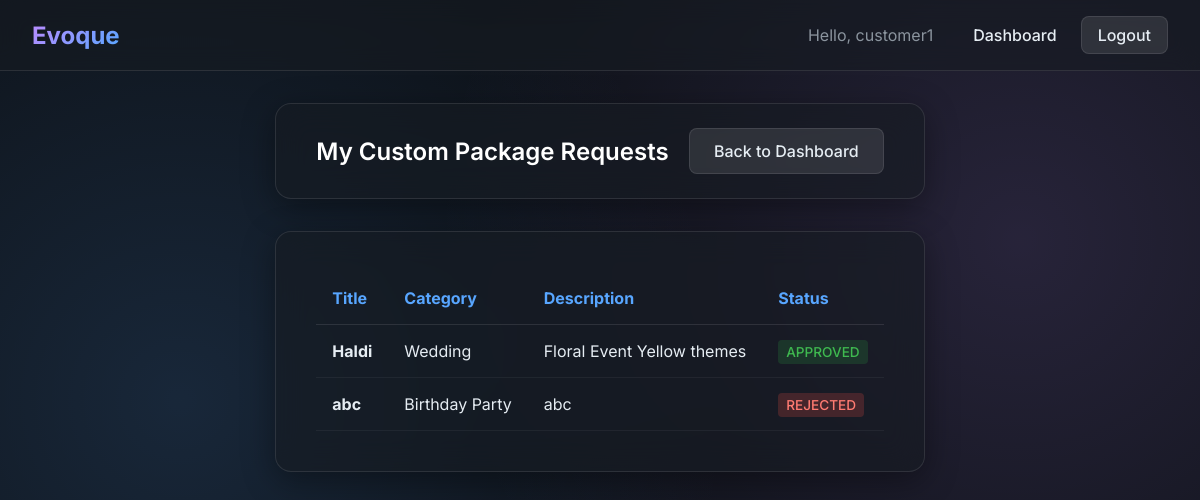
The page /customer/customPackagesRequest/ (signed in) on the database its author committed.
### core/models.py (models this page shows, shortened)
class CustomPackage(models.Model):
    customer=models.ForeignKey(
        User,
        on_delete=models.CASCADE,
        related_name= 'customRequests'
    )
    category=models.ForeignKey(
        Category,
        on_delete= models.CASCADE
    )
    title=models.CharField(max_length=100)
    description=models.TextField()
    expectedBudget=models.DecimalField(
        max_digits=10,
        decimal_places=2,
        null=True, blank=True
    )
    STATUS_CHOICES=(
        ('PENDING', 'Pending'),
        ('APPROVED', 'Approved'),
        ('REJECTED', 'Rejected'),
    )
    status=models.CharField(
        max_length=20,
        choices=STATUS_CHOICES,
        default='PENDING'
    )
    createdAt=models.DateTimeField(auto_now_add=True)

class Category(models.Model):
    name = models.CharField(max_length=100, unique=True)
    description = models.TextField(blank=True, null=True)
    status = models.BooleanField(default=True)

### core/views.py (the view)
# urls.py: path('customer/customPackagesRequest/',views.myCustomPackages, name='myCustomPackages'),
@login_required
def myCustomPackages(request):
    requests = CustomPackage.objects.filter(customer=request.user)
    return render(
        request,
        'CustomRequests.html',
        {'requests': requests}
    )

### core/templates/customRequests.html (shortened to what this page needs)
{% extends 'base.html' %}
{% block content %}
<div class="glass-panel" style="margin-bottom: 2rem; padding: 1.5rem 2.5rem; display: flex; justify-content: space-between; align-items: center;">
    <h2 style="margin: 0;">My Custom Package Requests</h2>
    <a href="{% url 'customerDashboard' %}" class="btn btn-secondary">Back to Dashboard</a>
</div>
<div class="glass-panel" style="overflow-x: auto;">
    {% if requests %}
    <table style="width: 100%; border-collapse: collapse; text-align: left;">
        <thead>
            <tr style="border-bottom: 1px solid var(--glass-border);">
                <th style="padding: 1rem; color: var(--primary-accent);">Title</th>
                <th style="padding: 1rem; color: var(--primary-accent);">Category</th>
                <th style="padding: 1rem; color: var(--primary-accent);">Description</th>
                <th style="padding: 1rem; color: var(--primary-accent);">Status</th>
            </tr>
        </thead>
        <tbody>
            {% for r in requests %}
            <tr style="border-bottom: 1px solid rgba(255,255,255,0.05); transition: background 0.2s;">
                <td style="padding: 1rem;"><strong>{{ r.title }}</strong></td>
                <td style="padding: 1rem;">{{ r.category.name }}</td>
                <td style="padding: 1rem;">{{ r.description }}</td>
                <td style="padding: 1rem;">
                    <span style="font-weight: 500; padding: 0.25rem 0.5rem; border-radius: 4px; font-size: 0.85rem;
                        {% if r.status == 'APPROVED' %}background: rgba(46,160,67,0.2); color: #3fb950;
                        {% elif r.status == 'PENDING' %}background: rgba(210,153,34,0.2); color: #e3b341;
                        {% elif r.status == 'REJECTED' %}background: rgba(248,81,73,0.2); color: #ff7b72;
                        {% endif %}">
                        {{ r.status }}
                    </span>
                </td>
            </tr>
            {% endfor %}
        </tbody>
    </table>
    {% else %}
    <div style="text-align: center; padding: 2rem;">
        <p style="margin-bottom: 1.5rem;">No custom package requests yet.</p>
        <a href="{% url 'customPackage' %}" class="btn btn-primary">Request Custom Package</a>
    </div>
    {% endif %}
</div>
{% endblock %}

### core/templates/base.html (shortened to what this page needs)
<!DOCTYPE html>
<html lang="en">
<head>
    {% load static %}
    <link rel="stylesheet" href="{% static 'css/styles.css' %}">
</head>
<body>
    <nav class="navbar">
        <a href="/" class="navbar-brand">Evoque</a>
        <div class="nav-links">
            {% if request.user.is_authenticated %}
                <span style="color: var(--text-muted); margin-right: 1rem;">Hello, {{ request.user.username }}</span>
                {% if request.user.is_superuser %}
                    <a href="{% url 'adminDashboard' %}">Admin Dashboard</a>
                {% elif request.user.userprofile.role == 'CUSTOMER' %}
                    <a href="{% url 'customerDashboard' %}">Dashboard</a>
                {% elif request.user.userprofile.role == 'PROVIDER' %}
                    <a href="{% url 'providerDashboard' %}">Dashboard</a>
                {% endif %}
                <a href="{% url 'logout' %}" class="btn btn-secondary" style="padding: 0.5rem 1rem;">Logout</a>
            {% else %}
                <a href="{% url 'login' %}">Login</a>
                <a href="{% url 'customerRegister' %}" class="btn btn-primary" style="padding: 0.5rem 1rem;">Sign Up</a>
            {% endif %}
        </div>
    </nav>
    <div class="container">
        {% block content %}{% endblock %}
    </div>
</body>
</html>

### static/css/styles.css (style rules this page uses)
:root { --bg-color: #0d1117; --text-color: #e6edf3; --text-muted: #8b949e; --primary-accent: #58a6ff; --secondary-accent: #bc8cff; --success: #2ea043; --danger: #f85149; --glass-bg: rgba(22, 27, 34, 0.6); --glass-border: rgba(255, 255, 255, 0.1); --glass-shadow: 0 8px 32px 0 rgba(0, 0, 0, 0.37); --font-family: 'Inter', sans-serif; }
* { box-sizing: border-box; margin: 0; padding: 0; }
body { font-family: var(--font-family); background-color: var(--bg-color); color: var(--text-color); min-height: 100vh; display: flex; flex-direction: column; background-image: radial-gradient(circle at 15% 50%, rgba(88, 166, 255, 0.15) 0%, transparent 50%), radial-gradient(circle at 85% 30%, rgba(188, 140, 255, 0.15) 0%, transparent 50%); background-attachment: fixed; }
.container { max-width: 1200px; margin: 0 auto; padding: 2rem; flex-grow: 1; display: flex; flex-direction: column; }
.glass-panel { background: var(--glass-bg); backdrop-filter: blur(16px); -webkit-backdrop-filter: blur(16px); border: 1px solid var(--glass-border); border-radius: 16px; box-shadow: var(--glass-shadow); padding: 2.5rem; transition: transform 0.3s ease, box-shadow 0.3s ease; }
h1, h2, h3, h4, h5, h6 { font-weight: 600; margin-bottom: 1rem; color: #ffffff; }
a { color: var(--primary-accent); text-decoration: none; transition: color 0.2s ease, text-shadow 0.2s ease; }
.btn { display: inline-block; font-weight: 500; text-align: center; white-space: nowrap; vertical-align: middle; cursor: pointer; border: 1px solid transparent; padding: 0.75rem 1.5rem; font-size: 1rem; border-radius: 8px; transition: all 0.2s ease-in-out; font-family: var(--font-family); text-decoration: none; }
.btn-secondary { color: var(--text-color); background: rgba(255, 255, 255, 0.1); border: 1px solid var(--glass-border); }
.navbar { display: flex; justify-content: space-between; align-items: center; padding: 1rem 2rem; background: var(--glass-bg); backdrop-filter: blur(12px); border-bottom: 1px solid var(--glass-border); position: sticky; top: 0; z-index: 1000; }
.navbar-brand { font-size: 1.5rem; font-weight: 700; background: linear-gradient(135deg, var(--secondary-accent), var(--primary-accent)); -webkit-background-clip: text; -webkit-text-fill-color: transparent; text-decoration: none; }
.nav-links { display: flex; gap: 1.5rem; align-items: center; }
.nav-links a { color: var(--text-color); font-weight: 500; }

### rows shown on the page
CustomPackage: title "Haldi", category.name "Wedding", description "Floral Event Yellow themes", status "APPROVED"
CustomPackage: title "abc", category.name "Birthday Party", description "abc", status "REJECTED"

### other values the page prints
{{ request.user.username }} "customer1"
